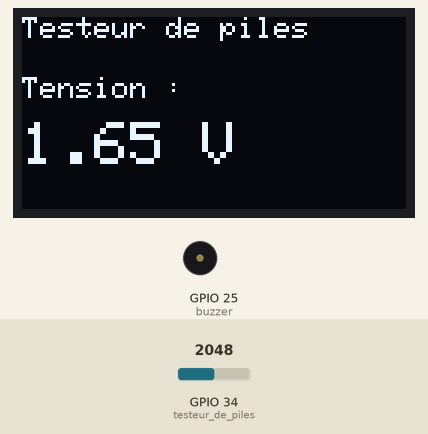
Simulated run of this sketch. Board: ESP32. On the bench: 128×64 one-colour display, buzzer (waves = sounding, pin HIGH). Inputs (shaded band) come from the test bench; at power-on: GPIO 34 (testeur_de_piles) = 2048. What the sketch prints to the serial monitor is not drawn.

Above: at 1.2 s.
1.3 s: GPIO 34 (testeur_de_piles) set to 2112
At 2.8 s:
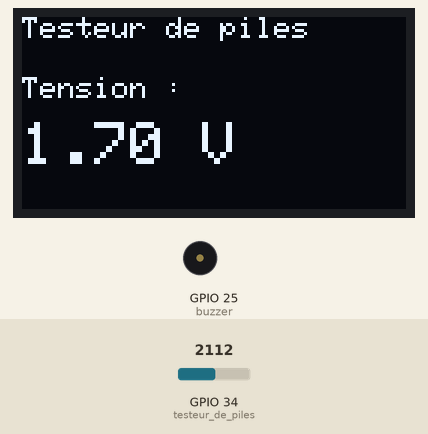
3.1 s: GPIO 34 (testeur_de_piles) set to 2866
At 4.4 s:
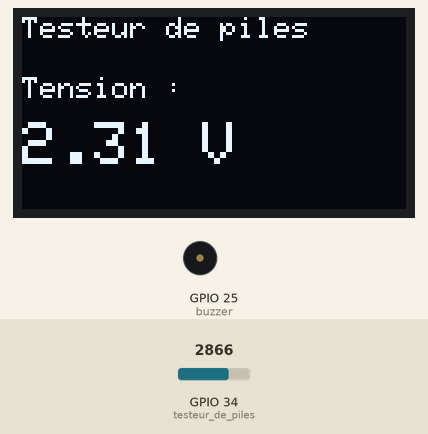
4.7 s: GPIO 34 (testeur_de_piles) set to 3603
At 6.1 s:
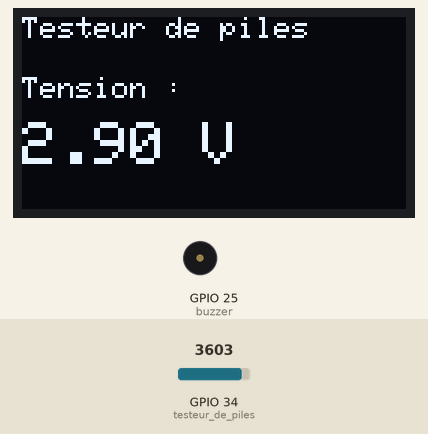
Timing chart, 0 to 7.7 s (numbered marks = the images above; inputs shaded):
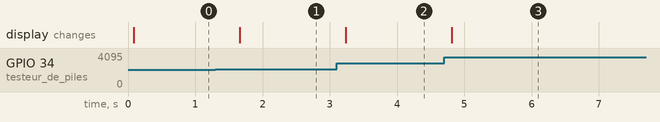

Measured:
- the behaviour switches between 2053 and 2054 on GPIO 34 (testeur_de_piles) (found by bisection; images 0 and 1)
- after the input at 1.3 s, the display: changes after 0.36 s (image 1)
- after the input at 3.1 s, the display: changes after 0.14 s (image 2)
- after the input at 4.7 s, the display: changes after 0.12 s (image 3)

The sketch:

testeur_de_piles.ino
```cpp
// Bibliothèque Wi-Fi pour ESP32
#include <WiFi.h>

// Paramètres du réseau AP
const char* ssid     = "testeur de piles ESP32";
const char* password = "";

// Configuration IP statique (optionnelle)
IPAddress local_ip(192, 168, 4, 1);
IPAddress gateway(192, 168, 4, 1);
IPAddress subnet(255, 255, 255, 0);

//configuration des librairies de l'écrant oled
#include <Wire.h>
#include <Adafruit_GFX.h>
#include <Adafruit_SSD1306.h>

Adafruit_SSD1306 display(128, 64, &Wire, -1);

//composants
const int testeur_de_piles = 34;
const int buzzer = 25;

//fonctions
float convertisseur_tesion();
void affichage();
void oled_setup();
void wifi_setup();

void setup() {
  Serial.begin(115200);

  pinMode(buzzer,OUTPUT);

  oled_setup();
  wifi_setup();
}

void loop() {
  affichage();
  delay(500);
}

void affichage(){
  display.clearDisplay();
  display.setTextSize(1);
  float tension = convertisseur_tesion();
  display.setCursor(0, 0);
  display.println("Testeur de piles");
  display.setCursor(0, 20);
  display.println("Tension : ");

  display.setTextSize(2);
  display.setCursor(0, 35);
  display.print(tension);
  display.print(" V");
  display.display();
}

float convertisseur_tesion(){
  float tension = analogRead(testeur_de_piles) / 4095.0 * 3.3;

  return(tension);
}

void oled_setup(){
  Wire.begin(21, 22);

  if (!display.begin(SSD1306_SWITCHCAPVCC, 0x3C)) {
    while (true) {}
  }

  display.clearDisplay();
  display.setTextSize(1);
  display.setTextColor(SSD1306_WHITE);
  display.display();
}

void wifi_setup(){
  // Mettre l'ESP32 en mode Access Point
  WiFi.mode(WIFI_AP);

  // Configuration IP statique
  if (!WiFi.softAPConfig(local_ip, gateway, subnet)) {
    Serial.println("Erreur configuration IP");
  }

  // Démarrage du point d'accès
  if (!WiFi.softAP(ssid, password)) {
    Serial.println("Erreur démarrage AP");
  } else {
    Serial.println("Point d'accès démarré");
    Serial.print("SSID : ");
    Serial.println(ssid);
    Serial.print("Mot de passe : ");
    Serial.println(password);
    Serial.print("IP : ");
    Serial.println(WiFi.softAPIP());
  }
}
```
